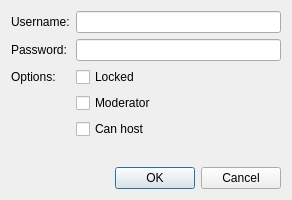
<?xml version="1.0" encoding="UTF-8"?>
<ui version="4.0">
 <class>AccountDialog</class>
 <widget class="QDialog" name="AccountDialog">
  <property name="geometry">
   <rect>
    <x>0</x>
    <y>0</y>
    <width>292</width>
    <height>200</height>
   </rect>
  </property>
  <property name="windowTitle">
   <string>User Account</string>
  </property>
  <layout class="QVBoxLayout" name="verticalLayout">
   <item>
    <layout class="QFormLayout" name="formLayout">
     <item row="0" column="0">
      <widget class="QLabel" name="label">
       <property name="text">
        <string>Username:</string>
       </property>
      </widget>
     </item>
     <item row="0" column="1">
      <widget class="QLineEdit" name="username"/>
     </item>
     <item row="1" column="1">
      <widget class="QLineEdit" name="password">
       <property name="echoMode">
        <enum>QLineEdit::Password</enum>
       </property>
      </widget>
     </item>
     <item row="3" column="0">
      <widget class="QLabel" name="label_3">
       <property name="text">
        <string>Options:</string>
       </property>
      </widget>
     </item>
     <item row="3" column="1">
      <widget class="QCheckBox" name="locked">
       <property name="text">
        <string>Locked</string>
       </property>
      </widget>
     </item>
     <item row="4" column="1">
      <widget class="QCheckBox" name="flagMod">
       <property name="text">
        <string>Moderator</string>
       </property>
      </widget>
     </item>
     <item row="5" column="1">
      <widget class="QCheckBox" name="flagHost">
       <property name="text">
        <string>Can host</string>
       </property>
      </widget>
     </item>
     <item row="1" column="0">
      <widget class="QLabel" name="label_2">
       <property name="text">
        <string>Password:</string>
       </property>
      </widget>
     </item>
    </layout>
   </item>
   <item>
    <widget class="QDialogButtonBox" name="buttonBox">
     <property name="orientation">
      <enum>Qt::Horizontal</enum>
     </property>
     <property name="standardButtons">
      <set>QDialogButtonBox::Cancel|QDialogButtonBox::Ok</set>
     </property>
    </widget>
   </item>
  </layout>
 </widget>
 <resources/>
 <connections>
  <connection>
   <sender>buttonBox</sender>
   <signal>accepted()</signal>
   <receiver>AccountDialog</receiver>
   <slot>accept()</slot>
   <hints>
    <hint type="sourcelabel">
     <x>248</x>
     <y>254</y>
    </hint>
    <hint type="destinationlabel">
     <x>157</x>
     <y>274</y>
    </hint>
   </hints>
  </connection>
  <connection>
   <sender>buttonBox</sender>
   <signal>rejected()</signal>
   <receiver>AccountDialog</receiver>
   <slot>reject()</slot>
   <hints>
    <hint type="sourcelabel">
     <x>316</x>
     <y>260</y>
    </hint>
    <hint type="destinationlabel">
     <x>286</x>
     <y>274</y>
    </hint>
   </hints>
  </connection>
 </connections>
</ui>
